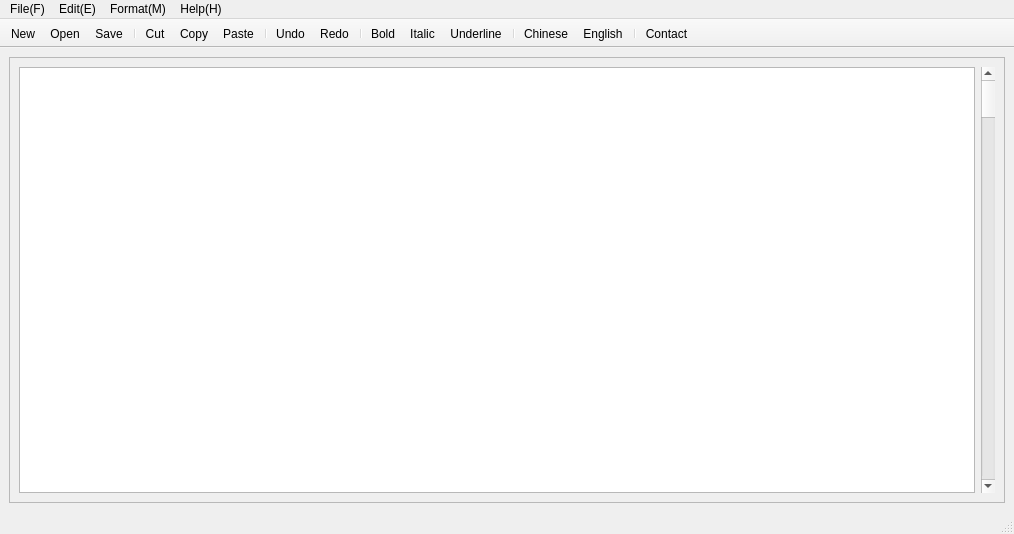
<?xml version="1.0" encoding="UTF-8"?>
<ui version="4.0">
 <class>TopWindow</class>
 <widget class="QMainWindow" name="TopWindow">
  <property name="geometry">
   <rect>
    <x>0</x>
    <y>0</y>
    <width>1014</width>
    <height>534</height>
   </rect>
  </property>
  <property name="minimumSize">
   <size>
    <width>1014</width>
    <height>534</height>
   </size>
  </property>
  <property name="windowTitle">
   <string>Editro_sample</string>
  </property>
  <widget class="QWidget" name="centralwidget">
   <layout class="QGridLayout" name="gridLayout">
    <item row="0" column="0">
     <widget class="QScrollArea" name="scrollArea">
      <property name="widgetResizable">
       <bool>true</bool>
      </property>
      <widget class="QWidget" name="scrollAreaWidgetContents">
       <property name="geometry">
        <rect>
         <x>0</x>
         <y>0</y>
         <width>994</width>
         <height>413</height>
        </rect>
       </property>
       <layout class="QHBoxLayout" name="horizontalLayout">
        <item>
         <widget class="QPlainTextEdit" name="plainTextEdit"/>
        </item>
        <item>
         <widget class="QScrollBar" name="verticalScrollBar">
          <property name="orientation">
           <enum>Qt::Orientation::Vertical</enum>
          </property>
         </widget>
        </item>
       </layout>
      </widget>
     </widget>
    </item>
   </layout>
  </widget>
  <widget class="QMenuBar" name="menubar">
   <property name="geometry">
    <rect>
     <x>0</x>
     <y>0</y>
     <width>1014</width>
     <height>23</height>
    </rect>
   </property>
   <property name="defaultUp">
    <bool>false</bool>
   </property>
   <widget class="QMenu" name="menuFile">
    <property name="title">
     <string>File(F)</string>
    </property>
    <addaction name="editact_New"/>
    <addaction name="editact_Open"/>
    <addaction name="editact_Save"/>
    <addaction name="eidtact_SaveAs"/>
    <addaction name="separator"/>
    <addaction name="editact_Close"/>
   </widget>
   <widget class="QMenu" name="menuEdit">
    <property name="title">
     <string>Edit(E)</string>
    </property>
    <addaction name="separator"/>
    <addaction name="editact_Cut"/>
    <addaction name="editact_Copy"/>
    <addaction name="editact_Paste"/>
    <addaction name="separator"/>
    <addaction name="editact_Undo"/>
    <addaction name="editact_Redo"/>
    <addaction name="separator"/>
    <addaction name="editact_Clear"/>
    <addaction name="editact_SelectAll"/>
   </widget>
   <widget class="QMenu" name="menuFormat">
    <property name="title">
     <string>Format(M)</string>
    </property>
    <widget class="QMenu" name="menuLanguage">
     <property name="title">
      <string>Language</string>
     </property>
     <addaction name="editact_Chinese"/>
     <addaction name="editact_English"/>
    </widget>
    <addaction name="editact_Bold"/>
    <addaction name="editact_Italic"/>
    <addaction name="editact_Underline"/>
    <addaction name="separator"/>
    <addaction name="menuLanguage"/>
   </widget>
   <widget class="QMenu" name="menuHelp_H">
    <property name="title">
     <string>Help(H)</string>
    </property>
    <addaction name="eidtact_Contact"/>
   </widget>
   <addaction name="menuFile"/>
   <addaction name="menuEdit"/>
   <addaction name="menuFormat"/>
   <addaction name="menuHelp_H"/>
  </widget>
  <widget class="QStatusBar" name="statusbar"/>
  <widget class="QToolBar" name="toolBar">
   <property name="windowTitle">
    <string>toolBar</string>
   </property>
   <property name="movable">
    <bool>false</bool>
   </property>
   <property name="toolButtonStyle">
    <enum>Qt::ToolButtonStyle::ToolButtonTextUnderIcon</enum>
   </property>
   <attribute name="toolBarArea">
    <enum>TopToolBarArea</enum>
   </attribute>
   <attribute name="toolBarBreak">
    <bool>false</bool>
   </attribute>
   <addaction name="editact_New"/>
   <addaction name="editact_Open"/>
   <addaction name="editact_Save"/>
   <addaction name="separator"/>
   <addaction name="editact_Cut"/>
   <addaction name="editact_Copy"/>
   <addaction name="editact_Paste"/>
   <addaction name="separator"/>
   <addaction name="editact_Undo"/>
   <addaction name="editact_Redo"/>
   <addaction name="separator"/>
   <addaction name="editact_Bold"/>
   <addaction name="editact_Italic"/>
   <addaction name="editact_Underline"/>
   <addaction name="separator"/>
   <addaction name="editact_Chinese"/>
   <addaction name="editact_English"/>
   <addaction name="separator"/>
   <addaction name="eidtact_Contact"/>
  </widget>
  <action name="editact_Cut">
   <property name="icon">
    <iconset theme="QIcon::ThemeIcon::EditCut"/>
   </property>
   <property name="text">
    <string>Cut</string>
   </property>
   <property name="toolTip">
    <string>Cut text to clipboard</string>
   </property>
   <property name="statusTip">
    <string>Detials description of Cut text</string>
   </property>
   <property name="shortcut">
    <string>Ctrl+X</string>
   </property>
   <property name="menuRole">
    <enum>QAction::MenuRole::NoRole</enum>
   </property>
  </action>
  <action name="editact_Copy">
   <property name="icon">
    <iconset theme="QIcon::ThemeIcon::EditCopy"/>
   </property>
   <property name="text">
    <string>Copy</string>
   </property>
   <property name="toolTip">
    <string>Copy text into clipboard</string>
   </property>
   <property name="shortcut">
    <string>Ctrl+C</string>
   </property>
   <property name="menuRole">
    <enum>QAction::MenuRole::NoRole</enum>
   </property>
  </action>
  <action name="editact_Paste">
   <property name="icon">
    <iconset theme="QIcon::ThemeIcon::EditPaste"/>
   </property>
   <property name="text">
    <string>Paste</string>
   </property>
   <property name="toolTip">
    <string>Paste text from clipboard to editor</string>
   </property>
   <property name="shortcut">
    <string>Ctrl+V</string>
   </property>
   <property name="menuRole">
    <enum>QAction::MenuRole::NoRole</enum>
   </property>
  </action>
  <action name="editact_Undo">
   <property name="icon">
    <iconset theme="QIcon::ThemeIcon::EditUndo"/>
   </property>
   <property name="text">
    <string>Undo</string>
   </property>
   <property name="toolTip">
    <string>Restore previous operation</string>
   </property>
   <property name="shortcut">
    <string>Ctrl+Z</string>
   </property>
   <property name="menuRole">
    <enum>QAction::MenuRole::NoRole</enum>
   </property>
  </action>
  <action name="editact_Redo">
   <property name="icon">
    <iconset theme="QIcon::ThemeIcon::EditRedo"/>
   </property>
   <property name="text">
    <string>Redo</string>
   </property>
   <property name="toolTip">
    <string>recover operations</string>
   </property>
   <property name="shortcut">
    <string>Ctrl+R</string>
   </property>
   <property name="menuRole">
    <enum>QAction::MenuRole::NoRole</enum>
   </property>
  </action>
  <action name="editact_Clear">
   <property name="icon">
    <iconset theme="QIcon::ThemeIcon::EditClear"/>
   </property>
   <property name="text">
    <string>Clear</string>
   </property>
   <property name="toolTip">
    <string>Clear all text </string>
   </property>
   <property name="menuRole">
    <enum>QAction::MenuRole::NoRole</enum>
   </property>
  </action>
  <action name="editact_SelectAll">
   <property name="icon">
    <iconset theme="QIcon::ThemeIcon::EditSelectAll"/>
   </property>
   <property name="text">
    <string>Select All</string>
   </property>
   <property name="toolTip">
    <string>Select ALl text</string>
   </property>
   <property name="shortcut">
    <string>Ctrl+A</string>
   </property>
   <property name="menuRole">
    <enum>QAction::MenuRole::NoRole</enum>
   </property>
  </action>
  <action name="editact_New">
   <property name="icon">
    <iconset theme="QIcon::ThemeIcon::DocumentNew"/>
   </property>
   <property name="text">
    <string>New</string>
   </property>
   <property name="toolTip">
    <string>Create a New file</string>
   </property>
   <property name="shortcut">
    <string>Ctrl+N</string>
   </property>
   <property name="menuRole">
    <enum>QAction::MenuRole::NoRole</enum>
   </property>
  </action>
  <action name="editact_Open">
   <property name="icon">
    <iconset theme="QIcon::ThemeIcon::DocumentOpen"/>
   </property>
   <property name="text">
    <string>Open</string>
   </property>
   <property name="toolTip">
    <string>Open text file, will error if not text.</string>
   </property>
   <property name="shortcut">
    <string>Ctrl+O</string>
   </property>
   <property name="menuRole">
    <enum>QAction::MenuRole::NoRole</enum>
   </property>
  </action>
  <action name="editact_Save">
   <property name="icon">
    <iconset theme="QIcon::ThemeIcon::DocumentSave"/>
   </property>
   <property name="text">
    <string>Save</string>
   </property>
   <property name="toolTip">
    <string>Save current eidtor</string>
   </property>
   <property name="shortcut">
    <string>Ctrl+S</string>
   </property>
   <property name="menuRole">
    <enum>QAction::MenuRole::NoRole</enum>
   </property>
  </action>
  <action name="eidtact_SaveAs">
   <property name="icon">
    <iconset theme="QIcon::ThemeIcon::DocumentSaveAs"/>
   </property>
   <property name="text">
    <string>Save As</string>
   </property>
   <property name="toolTip">
    <string>Save file as  specific type</string>
   </property>
   <property name="shortcut">
    <string>Ctrl+Shift+S</string>
   </property>
   <property name="menuRole">
    <enum>QAction::MenuRole::NoRole</enum>
   </property>
  </action>
  <action name="editact_Close">
   <property name="icon">
    <iconset theme="QIcon::ThemeIcon::GoHome"/>
   </property>
   <property name="text">
    <string>Close</string>
   </property>
   <property name="toolTip">
    <string>Close current  open file</string>
   </property>
   <property name="menuRole">
    <enum>QAction::MenuRole::NoRole</enum>
   </property>
  </action>
  <action name="editact_Bold">
   <property name="icon">
    <iconset theme="QIcon::ThemeIcon::FormatTextBold"/>
   </property>
   <property name="text">
    <string>Bold</string>
   </property>
   <property name="toolTip">
    <string>Bolden select text</string>
   </property>
   <property name="menuRole">
    <enum>QAction::MenuRole::NoRole</enum>
   </property>
  </action>
  <action name="editact_Italic">
   <property name="icon">
    <iconset theme="QIcon::ThemeIcon::FormatTextItalic"/>
   </property>
   <property name="text">
    <string>Italic</string>
   </property>
   <property name="toolTip">
    <string>Italic selected text</string>
   </property>
   <property name="menuRole">
    <enum>QAction::MenuRole::NoRole</enum>
   </property>
  </action>
  <action name="editact_Underline">
   <property name="icon">
    <iconset theme="QIcon::ThemeIcon::FormatTextUnderline"/>
   </property>
   <property name="text">
    <string>Underline</string>
   </property>
   <property name="toolTip">
    <string>Underline selected Text</string>
   </property>
   <property name="menuRole">
    <enum>QAction::MenuRole::NoRole</enum>
   </property>
  </action>
  <action name="editact_Chinese">
   <property name="icon">
    <iconset theme="*"/>
   </property>
   <property name="text">
    <string>Chinese</string>
   </property>
   <property name="toolTip">
    <string>Show Chinese language</string>
   </property>
  </action>
  <action name="editact_English">
   <property name="text">
    <string>English</string>
   </property>
   <property name="toolTip">
    <string>Show Ui English </string>
   </property>
  </action>
  <action name="eidtact_Contact">
   <property name="icon">
    <iconset theme="QIcon::ThemeIcon::CallStart"/>
   </property>
   <property name="text">
    <string>Contact</string>
   </property>
   <property name="toolTip">
    <string>Contact us with any problem</string>
   </property>
   <property name="menuRole">
    <enum>QAction::MenuRole::NoRole</enum>
   </property>
  </action>
 </widget>
 <resources/>
 <connections/>
</ui>
